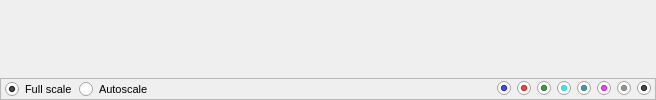
     <widget class="QWidget" name="pgPlot">
      <layout class="QHBoxLayout" name="horizontalLayout_7">
       <property name="leftMargin">
        <number>0</number>
       </property>
       <property name="topMargin">
        <number>0</number>
       </property>
       <property name="rightMargin">
        <number>0</number>
       </property>
       <property name="bottomMargin">
        <number>0</number>
       </property>
       <item>
        <widget class="QFrame" name="fraPlot">
         <property name="frameShape">
          <enum>QFrame::NoFrame</enum>
         </property>
         <property name="frameShadow">
          <enum>QFrame::Raised</enum>
         </property>
         <layout class="QVBoxLayout" name="verticalLayout_5" stretch="10,1">
          <property name="spacing">
           <number>0</number>
          </property>
          <property name="leftMargin">
           <number>0</number>
          </property>
          <property name="topMargin">
           <number>0</number>
          </property>
          <property name="rightMargin">
           <number>0</number>
          </property>
          <property name="bottomMargin">
           <number>0</number>
          </property>
          <item>
           <widget class="QCustomPlot" name="plotCtr" native="true"/>
          </item>
          <item>
           <widget class="QFrame" name="fraPlotCtl">
            <property name="font">
             <font>
              <pointsize>8</pointsize>
             </font>
            </property>
            <property name="frameShape">
             <enum>QFrame::StyledPanel</enum>
            </property>
            <property name="frameShadow">
             <enum>QFrame::Raised</enum>
            </property>
            <layout class="QHBoxLayout" name="horizontalLayout_8">
             <property name="spacing">
              <number>2</number>
             </property>
             <property name="leftMargin">
              <number>4</number>
             </property>
             <property name="topMargin">
              <number>0</number>
             </property>
             <property name="rightMargin">
              <number>4</number>
             </property>
             <property name="bottomMargin">
              <number>0</number>
             </property>
             <item>
              <widget class="QRadioButton" name="rbFullScale">
               <property name="maximumSize">
                <size>
                 <width>16777215</width>
                 <height>20</height>
                </size>
               </property>
               <property name="text">
                <string>Full scale</string>
               </property>
               <property name="checked">
                <bool>true</bool>
               </property>
              </widget>
             </item>
             <item>
              <widget class="QRadioButton" name="rbAutoScale">
               <property name="maximumSize">
                <size>
                 <width>16777215</width>
                 <height>20</height>
                </size>
               </property>
               <property name="text">
                <string>Autoscale</string>
               </property>
              </widget>
             </item>
             <item>
              <spacer name="horizontalSpacer_7">
               <property name="orientation">
                <enum>Qt::Horizontal</enum>
               </property>
               <property name="sizeHint" stdset="0">
                <size>
                 <width>342</width>
                 <height>20</height>
                </size>
               </property>
              </spacer>
             </item>
             <item>
              <widget class="QFrame" name="fraPlotSel">
               <property name="frameShape">
                <enum>QFrame::NoFrame</enum>
               </property>
               <property name="frameShadow">
                <enum>QFrame::Raised</enum>
               </property>
               <layout class="QHBoxLayout" name="horizontalLayout_3">
                <property name="leftMargin">
                 <number>0</number>
                </property>
                <property name="topMargin">
                 <number>0</number>
                </property>
                <property name="rightMargin">
                 <number>0</number>
                </property>
                <property name="bottomMargin">
                 <number>0</number>
                </property>
                <item>
                 <widget class="QRadioButton" name="rbPlot0">
                  <property name="styleSheet">
                   <string notr="true">color: blue;</string>
                  </property>
                  <property name="text">
                   <string/>
                  </property>
                  <property name="checked">
                   <bool>true</bool>
                  </property>
                  <property name="autoExclusive">
                   <bool>false</bool>
                  </property>
                 </widget>
                </item>
                <item>
                 <widget class="QRadioButton" name="rbPlot1">
                  <property name="styleSheet">
                   <string notr="true">color: red;</string>
                  </property>
                  <property name="text">
                   <string/>
                  </property>
                  <property name="checked">
                   <bool>true</bool>
                  </property>
                  <property name="autoExclusive">
                   <bool>false</bool>
                  </property>
                 </widget>
                </item>
                <item>
                 <widget class="QRadioButton" name="rbPlot2">
                  <property name="styleSheet">
                   <string notr="true">color: green;</string>
                  </property>
                  <property name="text">
                   <string/>
                  </property>
                  <property name="checked">
                   <bool>true</bool>
                  </property>
                  <property name="autoExclusive">
                   <bool>false</bool>
                  </property>
                 </widget>
                </item>
                <item>
                 <widget class="QRadioButton" name="rbPlot3">
                  <property name="styleSheet">
                   <string notr="true">color: cyan;</string>
                  </property>
                  <property name="text">
                   <string/>
                  </property>
                  <property name="checked">
                   <bool>true</bool>
                  </property>
                  <property name="autoExclusive">
                   <bool>false</bool>
                  </property>
                 </widget>
                </item>
                <item>
                 <widget class="QRadioButton" name="rbPlot4">
                  <property name="styleSheet">
                   <string notr="true">color: darkCyan;</string>
                  </property>
                  <property name="text">
                   <string/>
                  </property>
                  <property name="checked">
                   <bool>true</bool>
                  </property>
                  <property name="autoExclusive">
                   <bool>false</bool>
                  </property>
                 </widget>
                </item>
                <item>
                 <widget class="QRadioButton" name="rbPlot5">
                  <property name="styleSheet">
                   <string notr="true">color: magenta;</string>
                  </property>
                  <property name="text">
                   <string/>
                  </property>
                  <property name="checked">
                   <bool>true</bool>
                  </property>
                  <property name="autoExclusive">
                   <bool>false</bool>
                  </property>
                 </widget>
                </item>
                <item>
                 <widget class="QRadioButton" name="rbPlot6">
                  <property name="styleSheet">
                   <string notr="true">color: gray;</string>
                  </property>
                  <property name="text">
                   <string/>
                  </property>
                  <property name="checked">
                   <bool>true</bool>
                  </property>
                  <property name="autoExclusive">
                   <bool>false</bool>
                  </property>
                 </widget>
                </item>
                <item>
                 <widget class="QRadioButton" name="rbPlot7">
                  <property name="styleSheet">
                   <string notr="true"/>
                  </property>
                  <property name="text">
                   <string/>
                  </property>
                  <property name="checked">
                   <bool>true</bool>
                  </property>
                  <property name="autoExclusive">
                   <bool>false</bool>
                  </property>
                 </widget>
                </item>
               </layout>
              </widget>
             </item>
            </layout>
           </widget>
          </item>
         </layout>
        </widget>
       </item>
      </layout>
     </widget>
